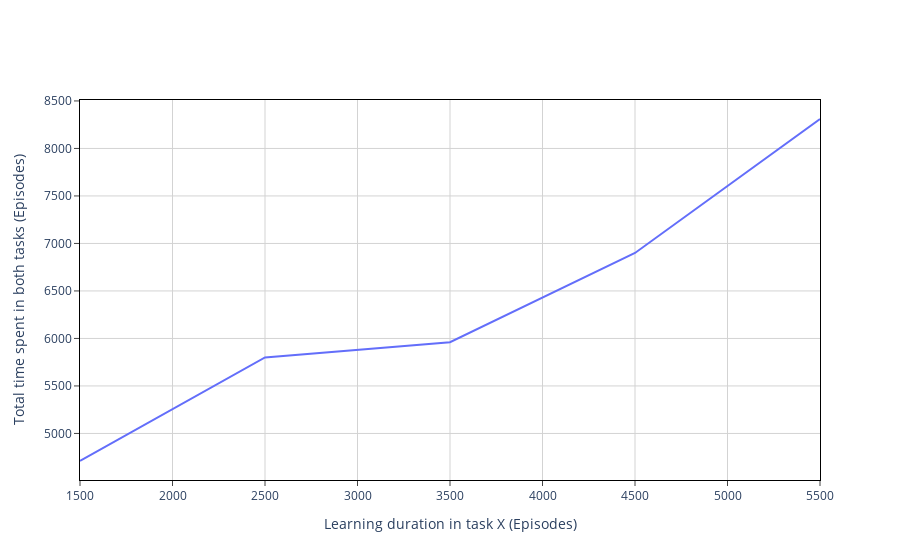

Source (notebook cell):
### Code cell
vis.plot_time_impact(
    task_runs_x=time_task_x_stats,
    task_runs_y=time_task_y_stats,
    time_domain_y='episodes',
    save_format='svg',
    save_path='./outputs/plots/lava_xepisodes.svg',
)

### Figure 1 — Plotly figure (JSON) as saved in the notebook; plotly's stock layout.template omitted (floating-point values rounded to 4 significant figures)
{"data": [{"mode": "lines", "type": "scatter", "x": [1500, 2500, 3500, 4500, 5500], "y": [4710, 5800, 5960, 6900, 8310]}], "layout": {"font": {"size": 12}, "legend": {"orientation": "h", "x": 0, "xanchor": "left", "y": -0.2, "yanchor": "top"}, "plot_bgcolor": "white", "title": {"x": 0.5}, "xaxis": {"gridcolor": "lightgrey", "linecolor": "black", "mirror": true, "showline": true, "ticks": "outside", "title": {"text": "Learning duration in task X (Episodes)"}}, "yaxis": {"gridcolor": "lightgrey", "linecolor": "black", "mirror": true, "showline": true, "ticks": "outside", "title": {"text": "Total time spent in both tasks (Episodes)"}}}}
